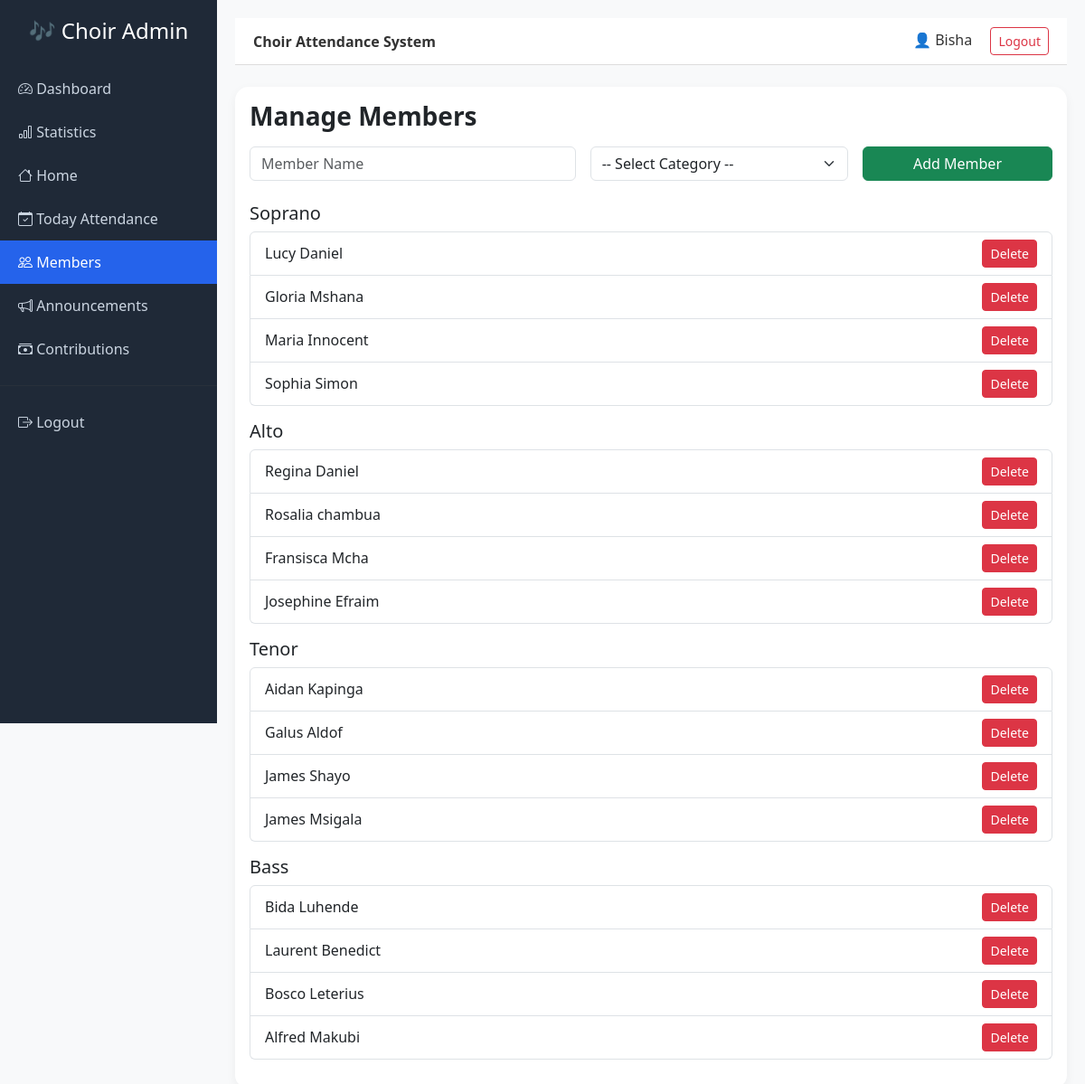
/members (signed in), run on the app's committed database.
### models.py (models this page shows)
class User(Base):
    __tablename__ = "users"
    id = Column(Integer, primary_key=True)
    username = Column(String(50), unique=True, nullable=False)
    password_hash = Column(String(255), nullable=False)
    is_admin = Column(Boolean, default=False)

class Member(Base):
    __tablename__ = "members"
    id = Column(Integer, primary_key=True)
    name = Column(String(100), nullable=False)
    category = Column(String(20), nullable=False)  # Soprano, Alto, Tenor, Bass
    signins = relationship(
        "SignIn",
        back_populates="member",
        cascade="all, delete"
    )

### app.py (the view, shortened to what this page needs)
@app.route("/members", methods=["GET", "POST"])
@admin_required
def members():
    categories = ["Soprano", "Alto", "Tenor", "Bass"]
    members_by_category = {
        cat: db_session.query(Member).filter_by(category=cat).all()
        for cat in categories
    }
    return render_template("members.html", members_by_category=members_by_category, categories=categories)

### app.py (called while the page is built)
@login_manager.user_loader
def load_user(user_id):
    user = db_session.get(User, int(user_id))   # ✅ FIXED
    return UserLogin(user) if user else None

def admin_required(f):
    @wraps(f)
    @login_required
    def decorated(*args, **kwargs):
        if not current_user.is_admin:
            flash("No permission", "danger")
            return redirect(url_for("member_sign"))
        return f(*args, **kwargs)
    return decorated

### templates/members.html (shortened to what this page needs)
{% extends "base.html" %}
{% block content %}
<div class="card mt-4">
  <div class="card-body">
    <h3 class="card-title">Manage Members</h3>
    <form method="POST" class="mb-4">
      <div class="row g-3 align-items-center">
        <div class="col-md-5">
          <input type="text" name="name" class="form-control" placeholder="Member Name" required>
        </div>
        <div class="col-md-4">
          <select name="category" class="form-select" required>
            <option value="" selected disabled>-- Select Category --</option>
          </select>
        </div>
        <div class="col-md-3">
          <button type="submit" class="btn btn-success w-100">Add Member</button>
        </div>
      </div>
    </form>
    {% for cat, members in members_by_category.items() %}
      <h5 class="mt-3">{{ cat }}</h5>
      {% if members %}
        <ul class="list-group mb-3">
          {% for member in members %}
            <li class="list-group-item d-flex justify-content-between align-items-center">
              {{ member.name }}
              <a href="{{ url_for('members', delete_id=member.id) }}" class="btn btn-danger btn-sm" onclick="return confirm('Are you sure you want to delete {{ member.name }}?');">Delete</a>
            </li>
          {% endfor %}
        </ul>
      {% else %}
        <p>No members in this category yet.</p>
      {% endif %}
    {% endfor %}
  </div>
</div>
{% endblock %}

### templates/base.html (shortened to what this page needs)
<!doctype html>
<html lang="en">
<head>
  <link href="https://cdn.jsdelivr.net/npm/bootstrap@5.3.3/dist/css/bootstrap.min.css" rel="stylesheet">
  <link href="https://cdn.jsdelivr.net/npm/bootstrap-icons@1.11.3/font/bootstrap-icons.css" rel="stylesheet">
  <link rel="stylesheet" href="{{ url_for('static', filename='style.css') }}">
</head>
<body>
{% if current_user.is_authenticated and current_user.is_admin %}
<div class="sidebar">
  <h4>🎶 Choir Admin</h4>
  <a class="{% if request.endpoint=='admin_dashboard' %}active{% endif %}"
     href="{{ url_for('admin_dashboard') }}">
     <i class="bi bi-speedometer2"></i> Dashboard
  </a>
  <a class="{% if request.endpoint=='attendance_statistics' %}active{% endif %}"
   href="{{ url_for('attendance_statistics') }}">
   <i class="bi bi-bar-chart"></i> Statistics
 </a>
  <a class="{% if request.endpoint=='index' %}active{% endif %}"
     href="{{ url_for('index') }}">
     <i class="bi bi-house"></i> Home
  </a>
  <a class="{% if request.endpoint=='today_attendance' %}active{% endif %}"
     href="{{ url_for('today') }}">
     <i class="bi bi-calendar-check"></i> Today Attendance
  </a>
  <a class="{% if request.endpoint=='members' %}active{% endif %}"
     href="{{ url_for('members') }}">
     <i class="bi bi-people"></i> Members
  </a>
  <a class="{% if request.endpoint=='announcements' %}active{% endif %}"
     href="{{ url_for('announcements') }}">
     <i class="bi bi-megaphone"></i> Announcements
  </a>
  <a class="{% if request.endpoint=='contributions' %}active{% endif %}"
     href="{{ url_for('contributions') }}">
     <i class="bi bi-cash-stack"></i> Contributions
  </a>
  <hr style="border-color:#444;">
  <a href="{{ url_for('logout') }}">
    <i class="bi bi-box-arrow-right"></i> Logout
  </a>
</div>
{% endif %}
<div class="content">
  <div class="topbar">
    <div>
      <strong>Choir Attendance System</strong>
    </div>
    <div>
      {% if current_user.is_authenticated %}
        <span class="me-3">👤 {{ current_user.username }}</span>
        <a href="{{ url_for('logout') }}" class="btn btn-sm btn-outline-danger">Logout</a>
      {% else %}
        <a href="{{ url_for('login') }}" class="btn btn-sm btn-primary">Login</a>
      {% endif %}
    </div>
  </div>
  {% block content %}{% endblock %}
</div>
</body>
</html>

### static/style.css (style rules this page uses)
body { background-color: #f8fafc; font-family: 'Segoe UI', Tahoma, Geneva, Verdana, sans-serif; color: #333; }
.card { border-radius: 1rem; border: none; }
.card-title { font-weight: 600; margin-bottom: 1rem; }
body { background-color: #f1f5f9; font-family: 'Segoe UI', Tahoma, Geneva, Verdana, sans-serif; color: #333; }
.card { background-color: #ffffff; border-radius: 1rem; border: none; box-shadow: 0 4px 12px rgba(0,0,0,0.05); }
.card { border-radius: 15px; border: none; }
.card h3 { font-weight: bold; }

### templates/base.html (style rules this page uses)
body { margin: 0; background-color: #f8f9fa; }
.sidebar { position: fixed; top: 0; left: 0; width: 240px; height: 100vh; background: #1f2937; color: white; padding-top: 20px; }
.sidebar h4 { text-align: center; margin-bottom: 25px; }
.sidebar a { display: block; padding: 12px 20px; color: #cbd5e1; text-decoration: none; transition: 0.3s; }
.sidebar a.active { background: #2563eb; color: white; }
.content { margin-left: 240px; padding: 20px; }
.topbar { background: white; padding: 10px 20px; border-bottom: 1px solid #ddd; margin-bottom: 20px; display: flex; justify-content: space-between; align-items: center; }
.card { border-radius: 15px; border: none; }

### data on the page
User: username "Bisha"
Member: name "Lucy Daniel"
Member: name "Gloria Mshana"
Member: name "Maria Innocent"
Member: name "Sophia Simon"
Member: name "Regina Daniel"
Member: name "Rosalia chambua"
Member: name "Fransisca Mcha"
Member: name "Josephine Efraim"
Member: name "Aidan Kapinga"
Member: name "Galus Aldof"
Member: name "James Shayo"
Member: name "James Msigala"
Member: name "Bida Luhende"
Member: name "Laurent Benedict"
Member: name "Bosco Leterius"
Member: name "Alfred Makubi"

### other printed values
{{ cat }} "Soprano" "Alto" "Tenor" "Bass"
